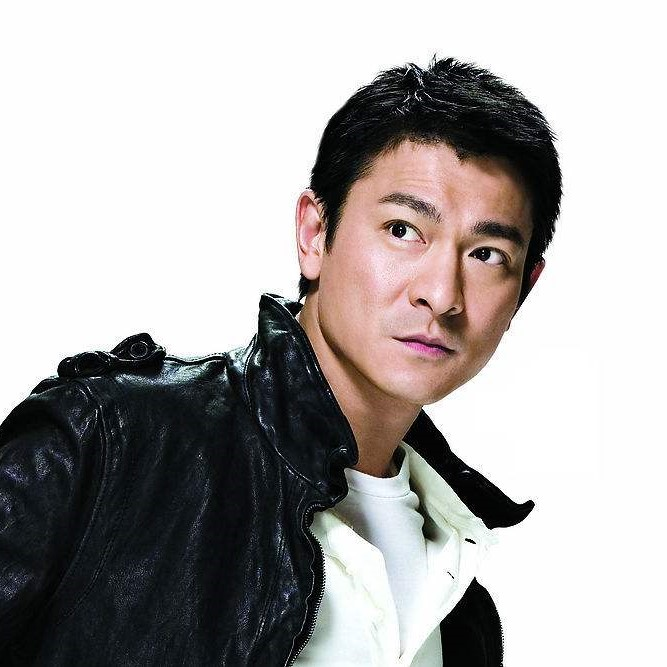
%> input picture lab6/16-刘德华.jpg, 667 x 667 px
$ octave lab6_a1.m   (GNU Octave 9; MATLAB toolbox functions it lacks are replaced by stand-ins)
%> lines starting %> are read from the running program, lines starting %| are printed output that depends on the picture; in (x1, y1, x2, y2) boxes, pixels count from 0 and x2, y2 are one past the last pixel; in counts of white or black regions, pixels touching at a corner belong together; the program's own positions count from 1
%读取实验数据包里面“16-刘德华.jpg”，完成：
%手动选择合适的阈值对R通道进行二值化，要求二值化结果基本能区分人物和背景，人物赋予1，背景赋予0，显示二值化后图像
%利用膨胀、腐蚀或者开闭操作对上述二值化图像进行合理操作以便提取肖像边界，然后提取边界并显示

imag=imread('16-刘德华.jpg');
%> imag is the input picture: size 667x667x3 uint8; mean R, G, B 171.3, 168.1, 167.1
figure;imshow(imag);title('原图');
%二值化
R=imag(:,:,1);
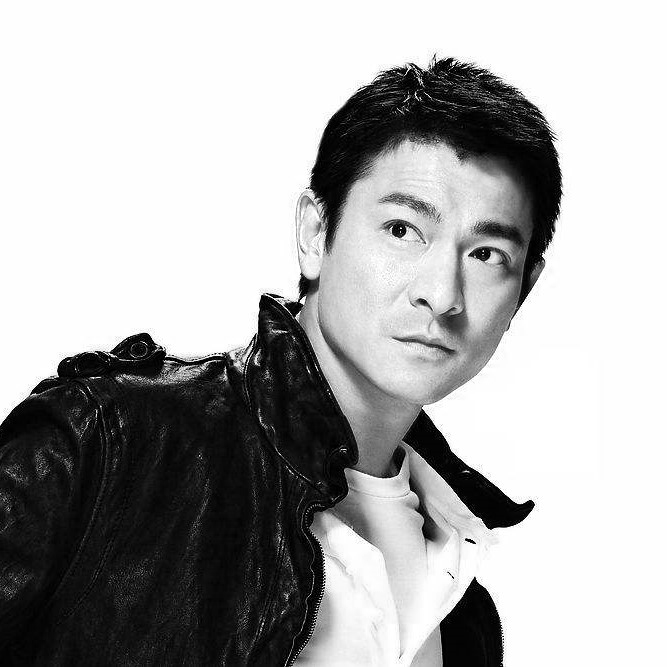
%> R: size 667x667 uint8; min 0, max 255, mean 171.3
thresh=252;%手动设置门限，大约为白色的灰度值
R_2=im2bw(R,thresh/255);%二值化
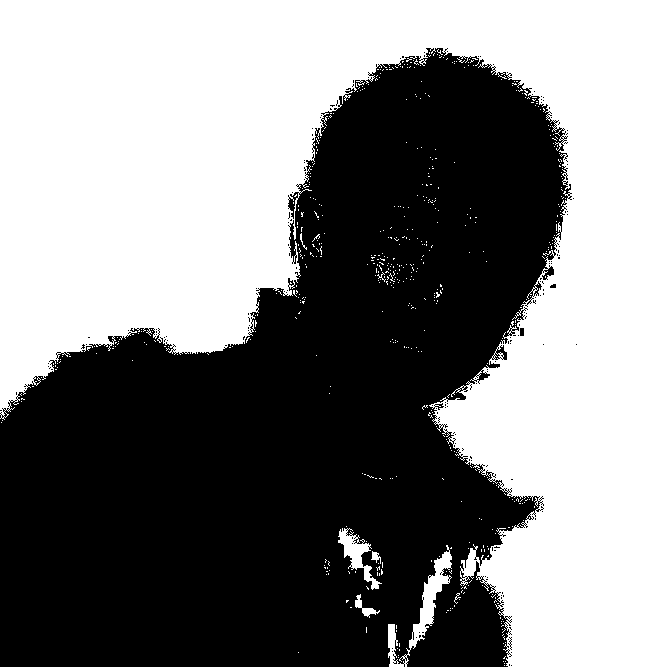
%> R_2: size 667x667 logical; 50.7% white; 171 black regions (168 under 20 px), largest, box (x1, y1, x2, y2) and area: (0, 48, 572, 667) 219155, (520, 328, 524, 336) 32, (550, 284, 556, 288) 20
a=R_2<0.5;b=R_2>0.5;%得到0,1的索引
R_2(a)=1;R_2(b)=0;%将黑白倒转
%> after `R_2(a)=1`: R_2: size 667x667 logical; every value is 1
figure;imshow(R_2);title('二值化后的图像');

%bwperim提取边界
f1=imfill(R_2,'holes');%填充孔洞
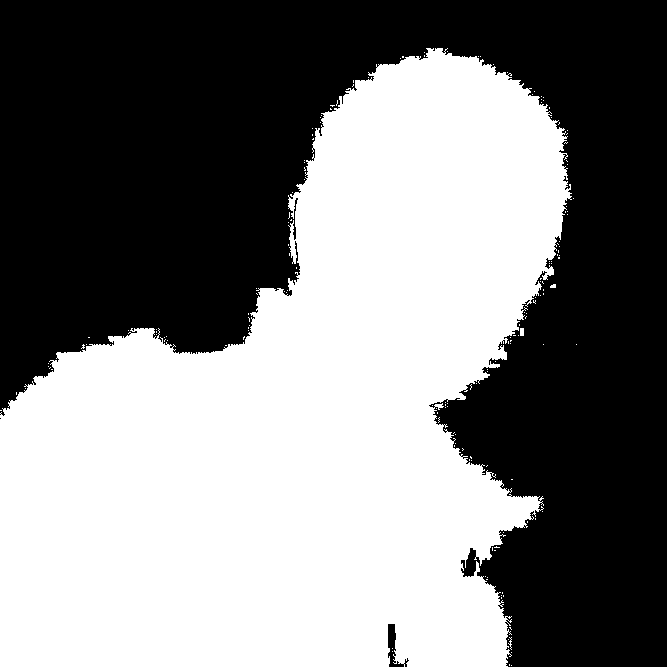
%> f1: size 667x667 logical; 50.5% white; 3 black regions (1 under 20 px), largest, box (x1, y1, x2, y2) and area: (0, 0, 667, 667) 220091, (388, 624, 409, 667) 328
se=ones(3);%3*3模板
f2=imdilate(f1,se,'same');%膨胀操作
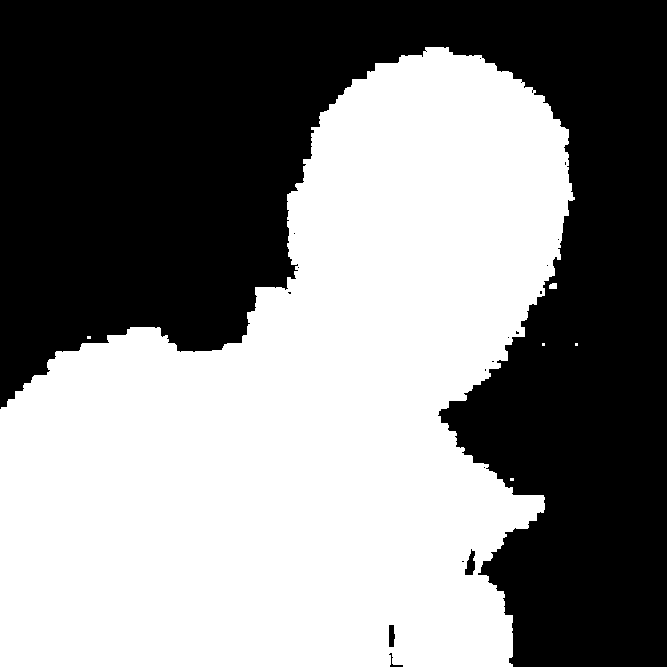
%> f2: size 667x667 logical; 51.6% white; 18 black regions (14 under 20 px), largest, box (x1, y1, x2, y2) and area: (0, 0, 667, 667) 215002, (465, 549, 475, 575) 162, (389, 625, 395, 647) 115, (389, 653, 403, 667) 43
R_3=bwperim(f2);%提取边界
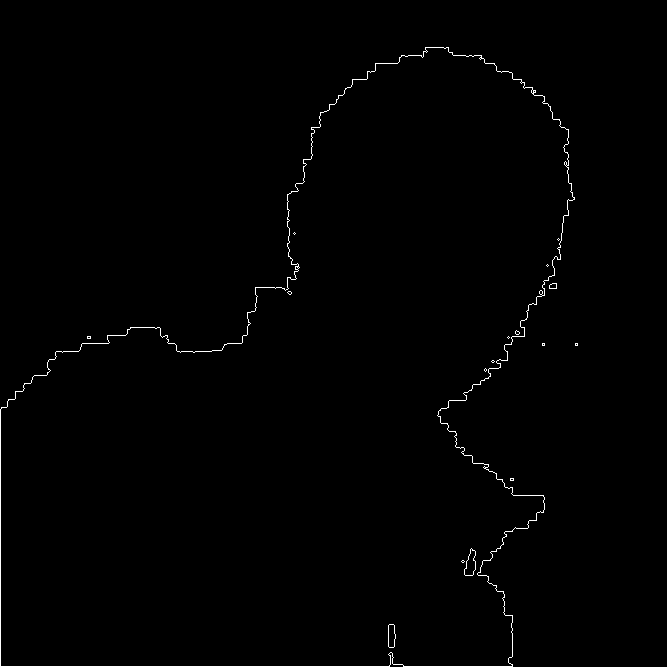
%> R_3: size 667x667 logical; 0.67% white in thin lines or dots, all inside (x1, y1, x2, y2) = (0, 47, 578, 667)
figure;imshow(f1);title('轮廓图');
figure;imshow(R_3);title('图像边界');

$ run again, with lab6/17-刘德华.jpg copied over lab6/16-刘德华.jpg
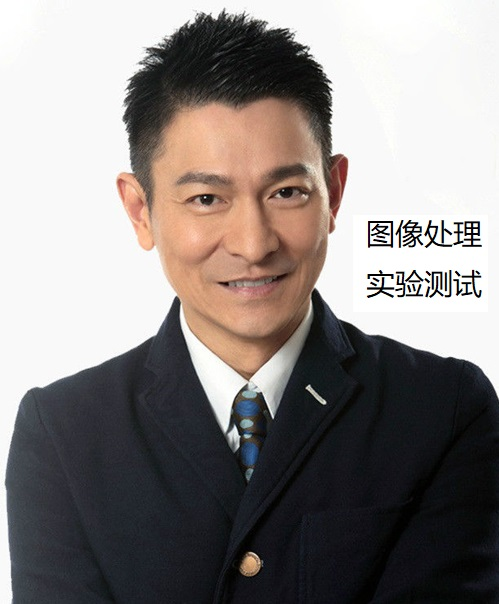
%> input picture lab6/17-刘德华.jpg, 499 x 604 px
%> imag is the input picture: size 604x499x3 uint8; mean R, G, B 139.5, 133.9, 131.9
%> `R_2=im2bw(R,thresh/255);`:
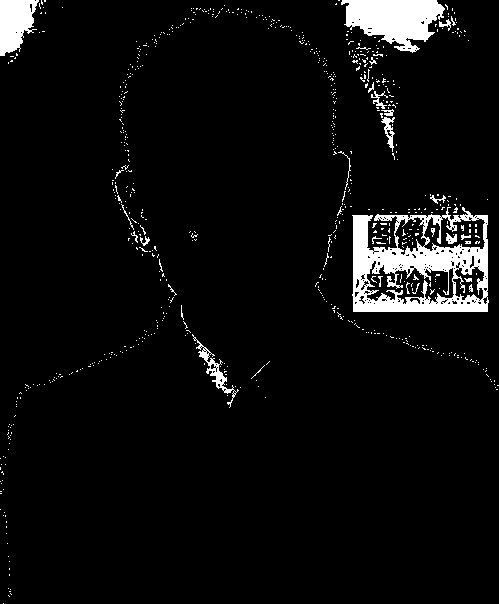
%> R_2: size 604x499 logical; 5.1% white; 726 white regions (702 under 20 px), largest, box (x1, y1, x2, y2) and area: (352, 207, 489, 312) 7167, (341, 0, 445, 53) 3445, (0, 0, 39, 56) 1522
%> f1: size 604x499 logical; 98.3% white; 13 black regions (11 under 20 px), largest, box (x1, y1, x2, y2) and area: (341, 0, 445, 53) 3440, (0, 0, 39, 56) 1509
%> f2: size 604x499 logical; 98.6% white; 6 black regions (4 under 20 px), largest, box (x1, y1, x2, y2) and area: (343, 0, 443, 50) 2971, (0, 0, 36, 55) 1343
%> `R_3=bwperim(f2);`:
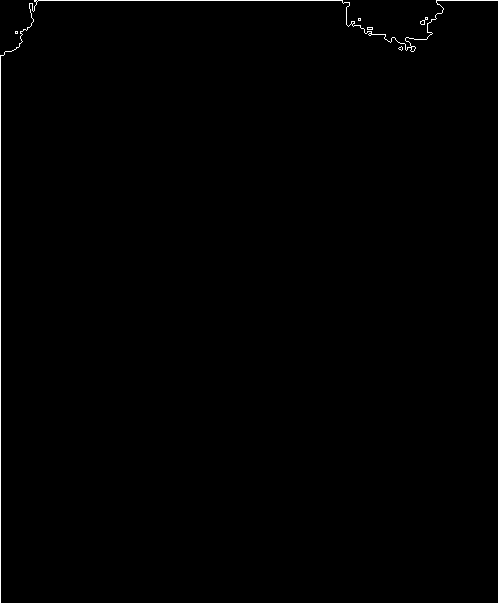
%> R_3: size 604x499 logical; 0.8% white in thin lines or dots
